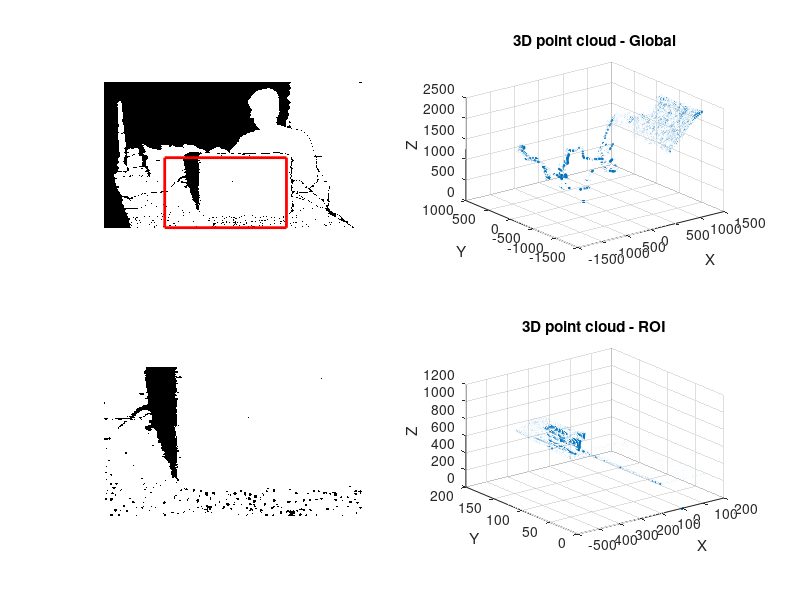

Here is the MATLAB script that generated this plot: (Note: this script raises an error after producing the figure.)
clear
clc


%image_rect_raw = load("rect_WALLS.txt");
%image_rect_raw = load("image_rect_raw.txt");
image_rect_raw = load("Ready_Data/April2_box30cm.txt");


height = 480;
width = 848;

max_distance = 2500;            % in mm
min_noneZero_distance = 100;    % in mm

roi_x_lower = 200;
roi_x_upper = 600;
roi_y_lower = 250;
roi_y_upper = 480;

markerSize = 1;

depth_image = zeros(height, width);
depth_image_ROI = zeros(roi_y_upper - roi_y_lower +1,roi_x_upper - roi_x_lower +1);

%data is stored in big-endian
for i = 1:height
    for j = 1:width
        lowByte = image_rect_raw((i-1)*2*width + 2*(j-1)+1);
        highByte = image_rect_raw((i-1)*2*width + 2*j);
        depth_image(i,j) = highByte*2^8 + lowByte;
        
        % optional: clip max distance
        if(depth_image(i,j) ~= 0) % given a valid depth pixel
            if(depth_image(i,j) > max_distance)
                %depth_image(i,j) = max_distance; %clip
                depth_image(i,j) = 0; %remove
                
            elseif (depth_image(i,j) < min_noneZero_distance)
                depth_image(i,j) = 0;

            end
        end

        if(i<=roi_y_upper && i>=roi_y_lower && j>=roi_x_lower && j<=roi_x_upper)
            depth_image_ROI(i-roi_y_lower+1,j-roi_x_lower+1) = depth_image(i,j);
        end
    end
end

% Optional - Image processing

%depth_image = imfill(depth_image,"holes");
%depth_image_ROI = imfill(depth_image_ROI,"holes");

% Apply Gaussian smoothing
% sigma = 10; % Standard deviation of the Gaussian filter
% depth_image = imgaussfilt(im2double(depth_image), sigma);

subplot(2,2,1);
imshow(depth_image);

% Draw the rectangle
rectangle('Position', [roi_x_lower, roi_y_lower, roi_x_upper-roi_x_lower, roi_y_upper-roi_y_lower], 'EdgeColor', 'r', 'LineWidth', 2);

subplot(2,2,3);
imshow(depth_image_ROI);


% Camera Info
distortion_model = "plumb_bob";
D = [0 0 0 0 0]; % Distortion coefficient
K = [421.7 0 425.8759765625; 0 421.7 239.40527; 0 0 1]; %Intrinsic camera matrix - containing focal lengths and principal point
R = [1 0 0; 0 1 0; 0 0 1 ]; % rectification matrix
P = [421.7 0 425.8759765625; 0 0 421.7006; 239.40527 0 0; 0 1 0];
K_inv = inv(K);

fx = K(1);
fy = K(5);
cx = K(3);
cy = K(6);

x_cam = zeros(1, height*width);
y_cam = zeros(1, height*width);
z_cam = zeros(1, height*width);
index = 1;

% Project the depth and pixels to xyz coordinates (inefficient)
for v = 1:height
    for u = 1:width
        P_frame = [u v 1];
        z = depth_image(v, u);
        P_cam = K_inv*(z*P_frame');
        x_cam(index) = P_cam(1);
        y_cam(index) = P_cam(2);
        z_cam(index) = P_cam(3);
        index = index +1;
    end
end

% % Project the depth and pixels to xyz coordinates (efficient)
% for v = 1:height
%     for u = 1:width
%         z = depth_image(v, u);
%         x_cam(index) = (z/fx)*(u-cx);
%         y_cam(index) = (z/fy)*(v-cy);
%         z_cam(index) = z;
%         index = index +1;
%     end
% end

subplot(2,2,2)
scatter3(x_cam, y_cam, z_cam, markerSize)
xlabel('X');
ylabel('Y');
zlabel('Z');
title('3D point cloud - Global');

x_cam_ROI = zeros(1, (roi_y_lower-roi_y_upper+1)*(roi_x_lower-roi_x_upper+1));
y_cam_ROI = zeros(1, (roi_y_lower-roi_y_upper+1)*(roi_x_lower-roi_x_upper+1));
z_cam_ROI = zeros(1, (roi_y_lower-roi_y_upper+1)*(roi_x_lower-roi_x_upper+1));
% Project the depth and pixels to xyz coordinates (inefficient)
for v = roi_y_lower:roi_y_upper
    for u = roi_x_lower:roi_x_upper
        P_frame = [u v 1];
        z = depth_image(v, u);
        P_cam = K_inv*(z*P_frame');
        x_cam_ROI(index) = P_cam(1);
        y_cam_ROI(index) = P_cam(2);
        z_cam_ROI(index) = P_cam(3);
        index = index +1;
    end
end

% % Project the depth and pixels to xyz coordinates (efficient)
% for v = roi_y_lower:roi_y_upper
%     for u = roi_x_lower:roi_x_upper
%         z = depth_image(v, u);
%         x_cam_ROI(index) = (z/fx)*(u-cx);
%         y_cam_ROI(index) = (z/fy)*(v-cy);
%         z_cam_ROI(index) = z;
%         index = index +1;
%     end
% end

subplot(2,2,4)
scatter3(x_cam_ROI, y_cam_ROI, z_cam_ROI, markerSize)
%surf(x_cam_ROI, y_cam_ROI, z_cam_ROI, markerSize)

xlabel('X');
ylabel('Y');
zlabel('Z');
title('3D point cloud - ROI');

showaxes('on')